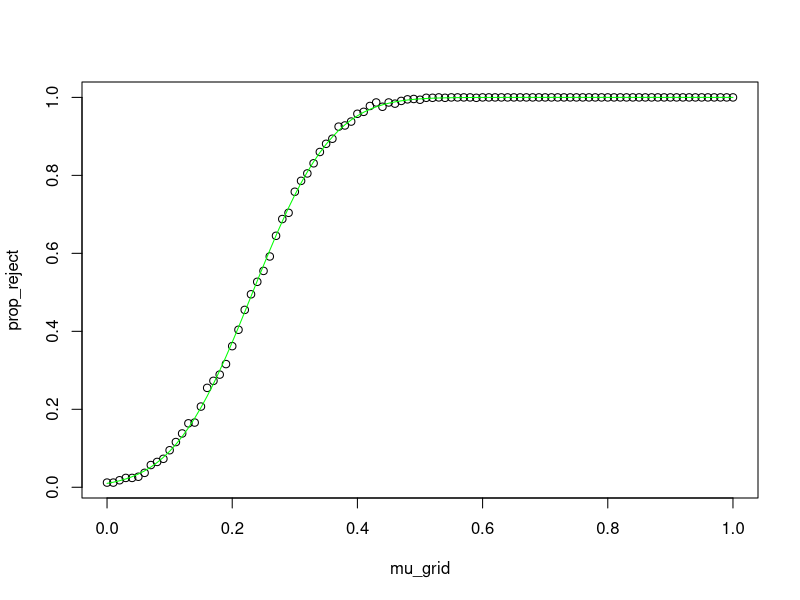

Generate this figure with R:
# Simple power analysis

n = 100
alpha = .01
critical_z = qnorm(1-alpha)

num_sims = 1000
mu_grid = seq( 0, 1, by=.01)
prop_reject = rep( 0, length(mu_grid))
power = rep( NA, length(mu_grid))
for(i in 1:length(mu_grid)){
	for(k in 1:num_sims){
	
		x = rnorm( n=n, mean=mu_grid[i], sd=1)
		z_n = mean(x)*sqrt(n)

		prop_reject[i] = prop_reject[i] + (z_n > critical_z)
	}
	
	power[i] = pnorm( critical_z, mean=mu_grid[i]*sqrt(n), sd=1, lower.tail=F)
}
prop_reject = prop_reject / num_sims


plot( mu_grid, prop_reject)
lines( mu_grid, power, col="green")